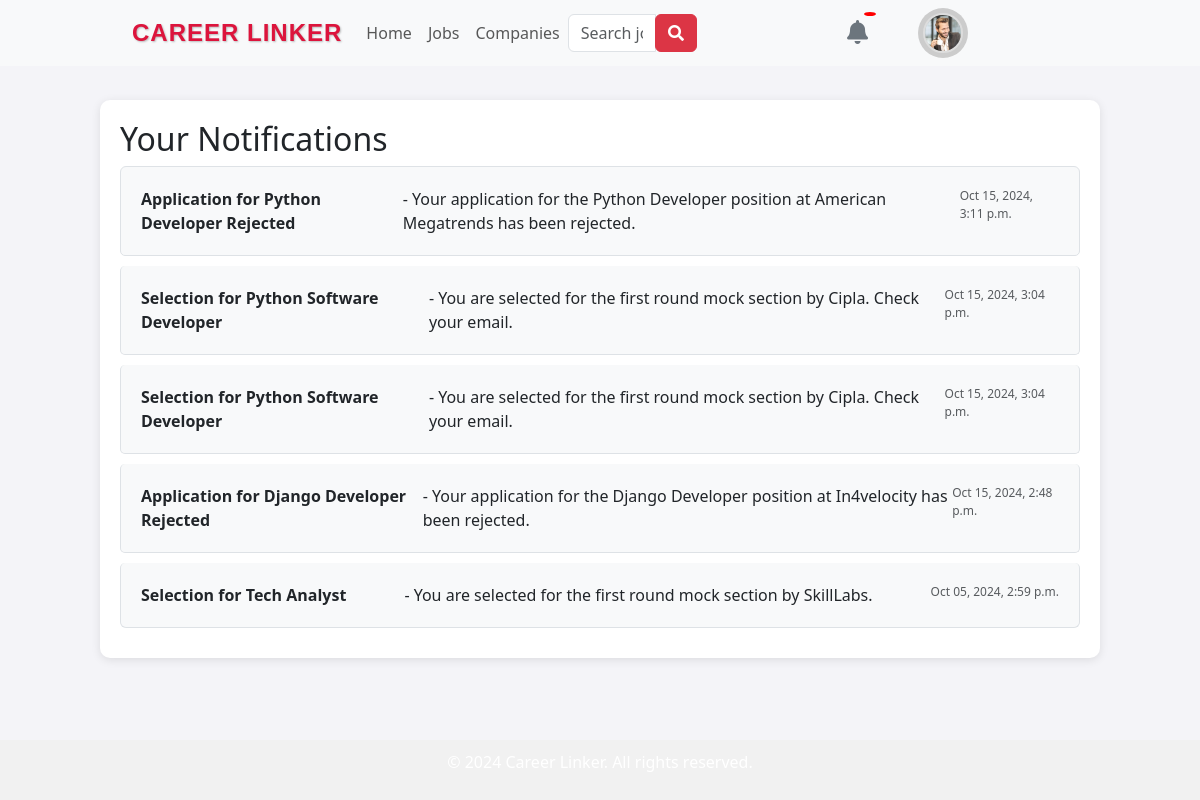
The app's page /user/usernotifications/ (signed in) with its own data.
### adminpanel/models.py (models this page shows, shortened)
class CompleteProfile(models.Model):
    user = models.OneToOneField(User, on_delete=models.CASCADE)
    bio = models.TextField(blank=True, null=True)
    profile_image = models.ImageField(upload_to='media/', blank=True, null=True)
    skills = models.ManyToManyField('Skill', related_name='users',blank=True)
    location = models.CharField(max_length=255, blank=True, null=True)
    resume = models.FileField(upload_to='resumes/', blank=True, null=True)
    cover_letter = models.TextField(blank=True, null=True)
    latest_course = models.CharField(max_length=100)
    university = models.CharField(max_length=100)
    mobile_number = models.CharField(max_length=15)
    years_of_experience = models.IntegerField(null=True, blank=True)  # Allow null or provide a default
    current_employer = models.BooleanField(default=False)
    availability_to_join = models.CharField(max_length=50, choices=(
        ('immediately', 'Immediately'),
        ('one_month', 'One Month'),
        ('three_months', 'Three Months'),
        ('more_than_a_year', 'More than a Year')
    ))
    date_of_birth = models.DateField(null=True, blank=True)  # Allowing null values
    gender = models.CharField(max_length=50, choices=(
        ('male', 'Male'),
        ('female', 'Female'),
        ('transgender', 'Transgender')
    ))
    marital_status = models.CharField(max_length=50, choices=(
        ('unmarried', 'Unmarried'),
        ('married', 'Married'),
        ('widowed', 'Widowed'),
        ('divorced', 'Divorced'),
        ('separated', 'Separated'),
        ('others', 'Others')
    ))
    differently_abled = models.BooleanField(default=False)
    career_break = models.BooleanField(default=False)
    hometown = models.CharField(max_length=100)
    pincode = models.CharField(max_length=10)

class NotificationMessage(models.Model):
    sender = models.ForeignKey(User, related_name='sent_messages', on_delete=models.CASCADE)
    receiver = models.ForeignKey(User, related_name='received_messages', on_delete=models.CASCADE)
    subject = models.CharField(max_length=255)
    body = models.TextField()
    created_at = models.DateTimeField(auto_now_add=True)
    is_read = models.BooleanField(default=False)  # Add this field if it's missing
    is_deleted = models.BooleanField(default=False)  # New field to track if a message is deleted
    deleted_at = models.DateTimeField(null=True, blank=True)  # New field to store when a message is deleted

### userpanel/views.py (the view)
# urls.py: path('usernotifications/', user_notifications, name='user_notifications'),
@login_required
def user_notifications(request):
    profile = get_object_or_404(CompleteProfile, user=request.user)
    received_notifications = NotificationMessage.objects.filter(
        receiver=request.user
    ).order_by('-created_at')
    return render(request, 'userpanel/user_notifications.html', {
        'notifications': received_notifications,
        'profile': profile
    })

### userpanel/templates/userpanel/user_notifications.html (shortened to what this page needs)
{% extends 'userpanel/user_base.html' %}
{% block content %}
<div class="container">
    <h2>Your Notifications</h2>
    {% if notifications %}
    <ul class="list-group">
        {% for notification in notifications %}
            <li class="list-group-item">
                <strong>{{ notification.subject }}</strong> - {{ notification.body }}
                <div class="text-muted">{{ notification.created_at|date:"M d, Y, g:i a" }}</div>
            </li>
        {% endfor %}
    </ul>
{% else %}
    <p>No notifications yet.</p>
{% endif %}
</div>
{% endblock %}

### userpanel/templates/userpanel/user_base.html (shortened to what this page needs)
{% load static %}
<!DOCTYPE html>
<html lang="en">
<head>
    <link rel="stylesheet" href="{% static 'user_css/style.css' %}">
    <link href="https://cdn.jsdelivr.net/npm/bootstrap@5.3.0/dist/css/bootstrap.min.css" rel="stylesheet">
    <link rel="stylesheet" href="https://cdnjs.cloudflare.com/ajax/libs/font-awesome/5.15.4/css/all.min.css">
</head>
<body style="padding-top: 80px; background: linear-gradient(to right, #F4F4F8, #F4F4F8);">
    <nav class="navbar navbar-expand-lg navbar-light bg-light fixed-top">
        <div class="container-fluid">
            <a class="navbar-brand" href="#" style="color: #dc143c; font-family: 'Lucida Sans', Geneva, Verdana, sans-serif; font-size: 24px; font-weight: bold; letter-spacing: 1px; text-transform: uppercase; text-shadow: 1px 1px 2px rgba(0,0,0,0.25); margin-left: 120px;">
                Career Linker
            </a>
            <div class="collapse navbar-collapse" id="navbarNav">
                <ul class="navbar-nav ms-auto">
                    <li class="nav-item">
                        <a class="nav-link" href="{% url 'userhome' %}">Home</a>
                    </li>
                    <li class="nav-item">
                        <a class="nav-link" href="{% url 'all_jobs' %}">Jobs</a>
                    </li>
                    <li class="nav-item">
                        <a class="nav-link" href="{% url 'all_companies' %}">Companies</a>
                    </li>
                </ul>
                <form method="get" action="{% url 'search_jobs' %}" class="form-inline">
                    <div class="input-group">
                        <input type="text" name="q" class="form-control" placeholder="Search jobs here">
                        <div class="input-group-append">
                            <button class="btn btn-danger" type="submit">
                                <i class="fa fa-search"></i>
                            </button>
                        </div>
                    </div>
                </form>
                <div class="profile-container" style="display: flex; align-items: center;margin-left: 150px;">
                    <a href="{% url 'user_notifications'  %}" class="notification-icon" style="position: relative;">
                        <i class="fas fa-bell" style="font-size: 24px; color: #6c757d;"></i>
                        <span class="notification-badge" style="position: absolute; top: -8px; right: -8px; background-color: red; color: white; font-size: 12px; padding: 2px 6px; border-radius: 50%;">{{ unread_notifications_count }}</span>
                    </a>
                    <a href="#" class="user-profile" onclick="openSideTab()" style="position: relative; margin-left: 50px; display: inline-block; width: 50px;">
                        {% if profile.profile_image and profile.profile_image.url %}
                            <img src="{{ profile.profile_image.url }}" alt="User Profile" style="width: 40px; height: 40px; border-radius: 50%; object-fit: cover; border: 2px solid #ddd;">
                        {% else %}
                            <img src="{% static 'path_to_default_image/default_profile.png' %}" alt="Default Profile" style="width: 40px; height: 40px; border-radius: 50%; object-fit: cover; border: 2px solid #ddd;">
                        {% endif %}
                    </a>
                </div>
            </div>
        </div>
    </nav>
    {% block content %}{% endblock %}
    <footer style="position: fixed; bottom: 0; width: 100%; background-color: #f1f1f1; text-align: center; padding: 10px;">
        <p>© 2024 Career Linker. All rights reserved.</p>
    </footer>
</body>
</html>

### static/user_css/style.css (style rules this page uses)
* { margin: 0; padding: 0; box-sizing: border-box; }
body, html { font-family: Arial, sans-serif; overflow-x: hidden; height: 100%; margin: 0; padding: 0; display: flex; flex-direction: column; }
.navbar { display: flex; justify-content: space-between; align-items: center; background-color: #F4F4F8; padding: 10px 20px; }
.profile-container { display: flex; }
.user-profile { background-color: #ccc; border-radius: 50%; padding: 5px; text-decoration: none; margin-right: 220px; }
footer { width: 100%; background-color: #ffcccc; color: white; text-align: center; padding: 20px 0; position: relative; bottom: 0; left: 0; }

### userpanel/templates/userpanel/user_notifications.html (style rules this page uses)
.container { margin-top: 20px; max-width: 1000px; padding: 20px; background-color: #fff; border-radius: 10px; box-shadow: 0 2px 10px rgba(0, 0, 0, 0.1); }
.list-group-item { padding: 20px; background-color: #f8f9fa; border-radius: 5px; margin-bottom: 10px; display: flex; justify-content: space-between; align-items: flex-start; }
.text-muted { font-size: 12px; color: #888; }

### records on screen
CompleteProfile: profile_image (picture)
NotificationMessage: subject "Application for Python Developer Rejected", body "Your application for the Python Developer position at American Megatrends has been rejected.", created_at "Oct 15, 2024, 3:11 p.m."
NotificationMessage: subject "Selection for Python Software Developer", body "You are selected for the first round mock section by Cipla. Check your email.", created_at "Oct 15, 2024, 3:04 p.m."
NotificationMessage: subject "Selection for Python Software Developer", body "You are selected for the first round mock section by Cipla. Check your email.", created_at "Oct 15, 2024, 3:04 p.m."
NotificationMessage: subject "Application for Django Developer Rejected", body "Your application for the Django Developer position at In4velocity has been rejected.", created_at "Oct 15, 2024, 2:48 p.m."
NotificationMessage: subject "Selection for Tech Analyst", body "You are selected for the first round mock section by SkillLabs.", created_at "Oct 05, 2024, 2:59 p.m."
